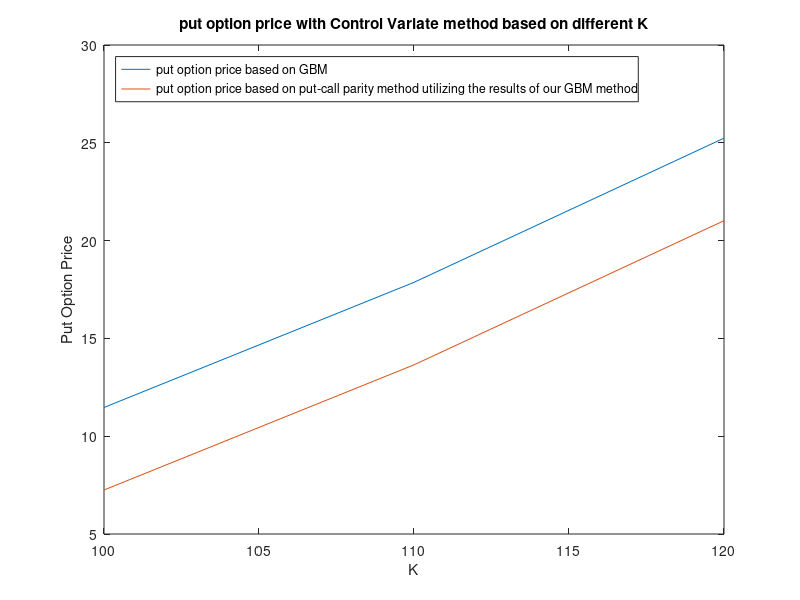

The MATLAB script that drew this image:
rng(10);
clc;
clear;

C=[11.46899612
17.86652308
25.23771379



];
t=[100
110
120


];
C_mat=[7.24987444
13.64870451
21.01833174



];


figure

plot(t,C);
title('put option price with Control Variate method based on different K')
xlabel('K')
hold on;
plot(t,C_mat);
het1=legend('put option price based on GBM','put option price based on put-call parity method utilizing the results of our GBM method')
set(het1,'Location','NorthWest') 
ylabel('Put Option Price')
